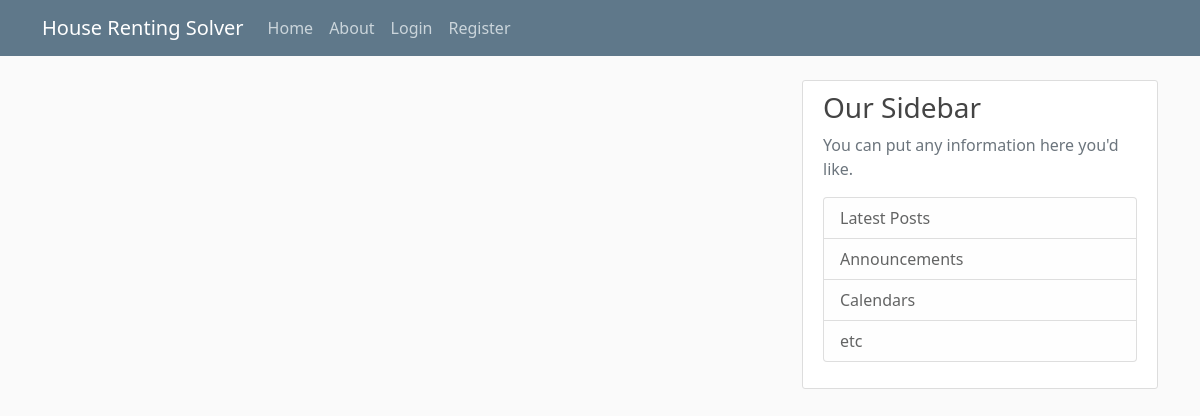
/, run on an earlier commit of the app's database.
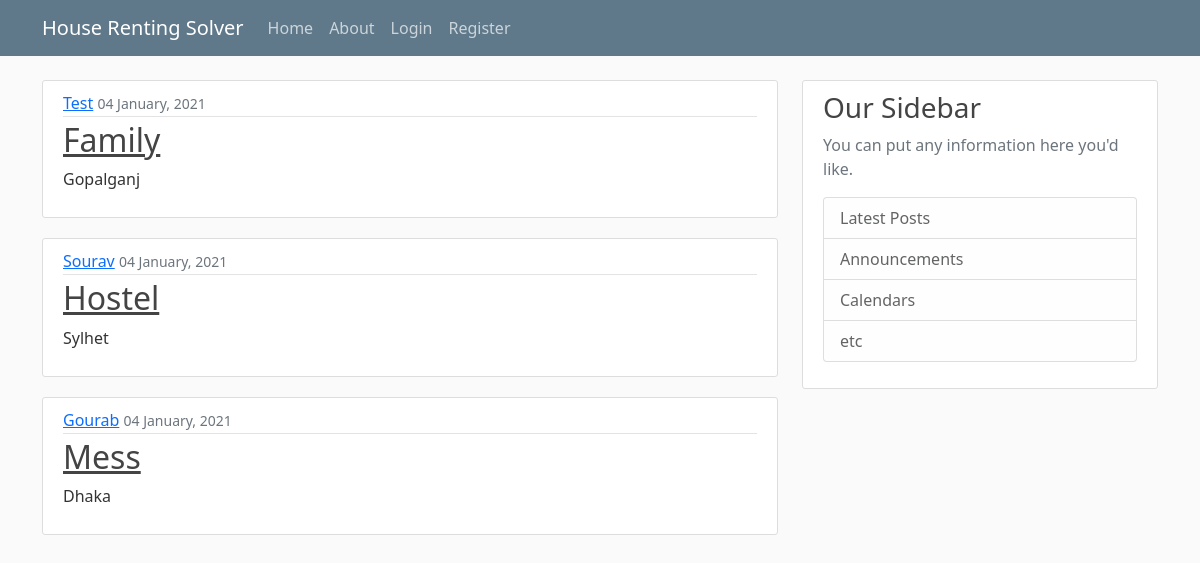
And on a later commit of the database.
### blog/models.py (models this page shows, shortened)
class Post(models.Model):
    location = models.CharField(max_length = 100)
    content = models.TextField()
    date_posted = models.DateTimeField(default = timezone.now)
    owner = models.ForeignKey(User, on_delete= models.CASCADE)

### blog/views.py (the view)
# urls.py: 2. Add a URL to urlpatterns:  path('', views.home, name='home')
def home(request):
    context ={
         'posts': Post.objects.all()
    }
    return render (request ,'blog/home.html', context)

### blog/templates/blog/home.html
{% extends "blog/base.html" %}
{% block content %}
   {% for post in posts %}
   <article class="media content-section">
     <div class="media-body">
       <div class="article-metadata">
             <a class="mr-2" href="#">{{ post.owner}}</a>
             <small class="text-muted">{{ post.date_posted | date:"d F, Y" }}</small>
           </div>
           <h2><a class="article-title" href="#">{{ post.content }}</a></h2>
           <p class="article-content">{{ post.location }}</p>
         </div>
       </article>
   {% endfor %}
{% endblock content %}

### blog/templates/blog/base.html (shortened to what this page needs)
{% load static %}
<!DOCTYPE html>
<html>
<head>
   <link href="https://cdn.jsdelivr.net/npm/bootstrap@5.0.0-beta1/dist/css/bootstrap.min.css" rel="stylesheet">
   <link rel="stylesheet" type="text/css" href="{% static 'blog/main.css' %}">
</head>
<body>
  <header class="site-header">
    <nav class="navbar navbar-expand-md navbar-dark bg-steel fixed-top">
      <div class="container">
        <a class="navbar-brand mr-4" href="{% url 'blog-home' %}">House Renting Solver</a>
        <div class="collapse navbar-collapse" id="navbarToggle">
          <div class="navbar-nav ml-auto">
            <a class="nav-item nav-link" href="{% url 'blog-home' %}">Home</a>
            <a class="nav-item nav-link" href="{% url 'blog-about'  %}">About</a>
          </div>
          <div class="navbar-nav navbar-right" >
            {% if user.is_authenticated %}
            <a class="nav-item nav-link" href="{% url 'profile' %}">Profile</a>
            <a class="nav-item nav-link" href="{% url 'logout' %}">Logout</a>
            {% else %}
            <a class="nav-item nav-link" href="{% url 'login' %}">Login</a>
            <a class="nav-item nav-link" href="{% url 'register' %}">Register</a>
            {% endif %}
          </div>
        </div>
      </div>
    </nav>
  </header>
  <main role="main" class="container">
    <div class="row">
      <div class="col-md-8">
        {% block content %}{% endblock %}
      </div>
      <div class="col-md-4">
        <div class="content-section">
          <h3>Our Sidebar</h3>
          <p class='text-muted'>You can put any information here you'd like.
            <ul class="list-group">
              <li class="list-group-item list-group-item-light">Latest Posts</li>
              <li class="list-group-item list-group-item-light">Announcements</li>
              <li class="list-group-item list-group-item-light">Calendars</li>
              <li class="list-group-item list-group-item-light">etc</li>
            </ul>
          </p>
        </div>
      </div>
    </div>
  </main>
</body>
</html>

### blog/static/blog/main.css (style rules this page uses)
body { background: #fafafa; color: #333333; margin-top: 5rem; }
h1, h2, h3, h4, h5, h6 { color: #444444; }
ul { margin: 0; }
.bg-steel { background-color: #5f788a; }
.site-header .navbar-nav .nav-link { color: #cbd5db; }
.content-section { background: #ffffff; padding: 10px 20px; border: 1px solid #dddddd; border-radius: 3px; margin-bottom: 20px; }
.article-title { color: #444444; }
.article-content { white-space: pre-line; }
.article-metadata { padding-bottom: 1px; margin-bottom: 4px; border-bottom: 1px solid #e3e3e3 }

What changed in the data, as far as the page shows it:
added Post: owner "Test", date_posted "04 January, 2021", content "Family", location "Gopalganj"
added Post: owner "Sourav", date_posted "04 January, 2021", content "Hostel", location "Sylhet"
added Post: owner "Gourab", date_posted "04 January, 2021", content "Mess", location "Dhaka"
